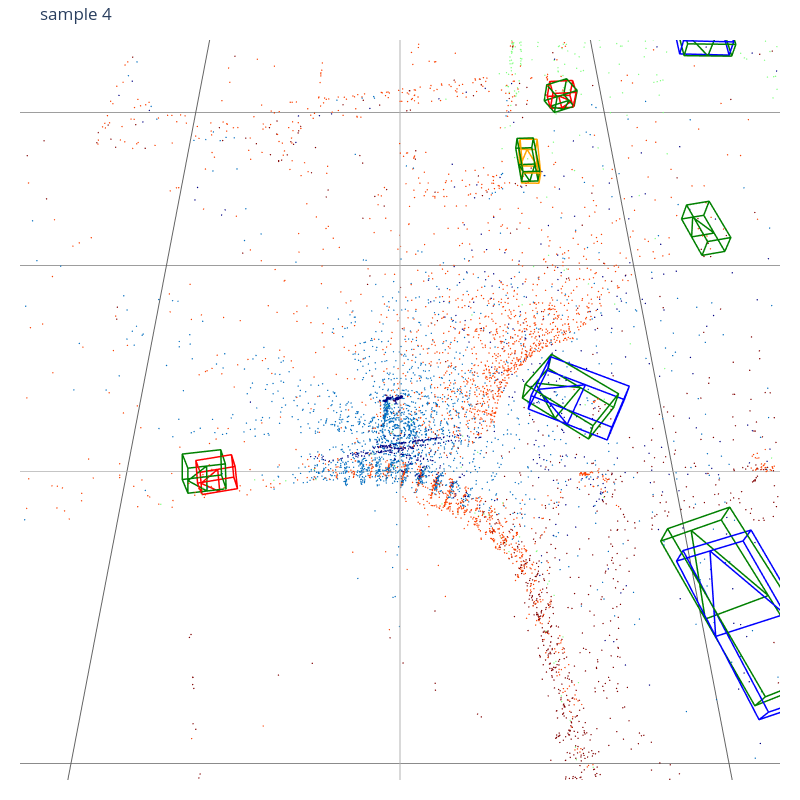

Source (notebook cell):
### Markdown cell above
## Try your own

Pick any index in `[0, len(dataset))` and re-run.

### Code cell
sample_idx = 4  # edit this
visualize_sample(sample_idx)
